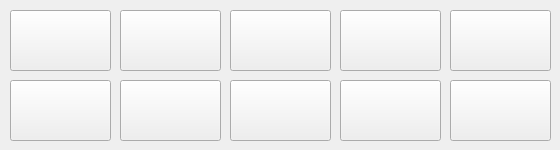
     <widget class="QWidget" name="tab7">
      <attribute name="title">
       <string>71-80</string>
      </attribute>
      <widget class="QPushButton" name="pushButton_71">
       <property name="geometry">
        <rect>
         <x>10</x>
         <y>10</y>
         <width>101</width>
         <height>61</height>
        </rect>
       </property>
       <property name="cursor">
        <cursorShape>ArrowCursor</cursorShape>
       </property>
       <property name="text">
        <string/>
       </property>
       <property name="icon">
        <iconset resource="../../icons.qrc">
         <normaloff>:/images/icons/process-stop.png</normaloff>:/images/icons/process-stop.png</iconset>
       </property>
       <property name="iconSize">
        <size>
         <width>36</width>
         <height>36</height>
        </size>
       </property>
      </widget>
      <widget class="QPushButton" name="pushButton_72">
       <property name="geometry">
        <rect>
         <x>120</x>
         <y>10</y>
         <width>101</width>
         <height>61</height>
        </rect>
       </property>
       <property name="cursor">
        <cursorShape>ArrowCursor</cursorShape>
       </property>
       <property name="text">
        <string/>
       </property>
       <property name="icon">
        <iconset resource="../../icons.qrc">
         <normaloff>:/images/icons/process-stop.png</normaloff>:/images/icons/process-stop.png</iconset>
       </property>
       <property name="iconSize">
        <size>
         <width>36</width>
         <height>36</height>
        </size>
       </property>
      </widget>
      <widget class="QPushButton" name="pushButton_73">
       <property name="geometry">
        <rect>
         <x>230</x>
         <y>10</y>
         <width>101</width>
         <height>61</height>
        </rect>
       </property>
       <property name="cursor">
        <cursorShape>ArrowCursor</cursorShape>
       </property>
       <property name="text">
        <string/>
       </property>
       <property name="icon">
        <iconset resource="../../icons.qrc">
         <normaloff>:/images/icons/process-stop.png</normaloff>:/images/icons/process-stop.png</iconset>
       </property>
       <property name="iconSize">
        <size>
         <width>36</width>
         <height>36</height>
        </size>
       </property>
      </widget>
      <widget class="QPushButton" name="pushButton_74">
       <property name="geometry">
        <rect>
         <x>340</x>
         <y>10</y>
         <width>101</width>
         <height>61</height>
        </rect>
       </property>
       <property name="cursor">
        <cursorShape>ArrowCursor</cursorShape>
       </property>
       <property name="text">
        <string/>
       </property>
       <property name="icon">
        <iconset resource="../../icons.qrc">
         <normaloff>:/images/icons/process-stop.png</normaloff>:/images/icons/process-stop.png</iconset>
       </property>
       <property name="iconSize">
        <size>
         <width>36</width>
         <height>36</height>
        </size>
       </property>
      </widget>
      <widget class="QPushButton" name="pushButton_75">
       <property name="geometry">
        <rect>
         <x>450</x>
         <y>10</y>
         <width>101</width>
         <height>61</height>
        </rect>
       </property>
       <property name="cursor">
        <cursorShape>ArrowCursor</cursorShape>
       </property>
       <property name="text">
        <string/>
       </property>
       <property name="icon">
        <iconset resource="../../icons.qrc">
         <normaloff>:/images/icons/process-stop.png</normaloff>:/images/icons/process-stop.png</iconset>
       </property>
       <property name="iconSize">
        <size>
         <width>36</width>
         <height>36</height>
        </size>
       </property>
      </widget>
      <widget class="QPushButton" name="pushButton_76">
       <property name="geometry">
        <rect>
         <x>10</x>
         <y>80</y>
         <width>101</width>
         <height>61</height>
        </rect>
       </property>
       <property name="cursor">
        <cursorShape>ArrowCursor</cursorShape>
       </property>
       <property name="text">
        <string/>
       </property>
       <property name="icon">
        <iconset resource="../../icons.qrc">
         <normaloff>:/images/icons/process-stop.png</normaloff>:/images/icons/process-stop.png</iconset>
       </property>
       <property name="iconSize">
        <size>
         <width>36</width>
         <height>36</height>
        </size>
       </property>
      </widget>
      <widget class="QPushButton" name="pushButton_77">
       <property name="geometry">
        <rect>
         <x>120</x>
         <y>80</y>
         <width>101</width>
         <height>61</height>
        </rect>
       </property>
       <property name="cursor">
        <cursorShape>ArrowCursor</cursorShape>
       </property>
       <property name="text">
        <string/>
       </property>
       <property name="icon">
        <iconset resource="../../icons.qrc">
         <normaloff>:/images/icons/process-stop.png</normaloff>:/images/icons/process-stop.png</iconset>
       </property>
       <property name="iconSize">
        <size>
         <width>36</width>
         <height>36</height>
        </size>
       </property>
      </widget>
      <widget class="QPushButton" name="pushButton_78">
       <property name="geometry">
        <rect>
         <x>230</x>
         <y>80</y>
         <width>101</width>
         <height>61</height>
        </rect>
       </property>
       <property name="cursor">
        <cursorShape>ArrowCursor</cursorShape>
       </property>
       <property name="text">
        <string/>
       </property>
       <property name="icon">
        <iconset resource="../../icons.qrc">
         <normaloff>:/images/icons/process-stop.png</normaloff>:/images/icons/process-stop.png</iconset>
       </property>
       <property name="iconSize">
        <size>
         <width>36</width>
         <height>36</height>
        </size>
       </property>
      </widget>
      <widget class="QPushButton" name="pushButton_79">
       <property name="geometry">
        <rect>
         <x>340</x>
         <y>80</y>
         <width>101</width>
         <height>61</height>
        </rect>
       </property>
       <property name="cursor">
        <cursorShape>ArrowCursor</cursorShape>
       </property>
       <property name="text">
        <string/>
       </property>
       <property name="icon">
        <iconset resource="../../icons.qrc">
         <normaloff>:/images/icons/process-stop.png</normaloff>:/images/icons/process-stop.png</iconset>
       </property>
       <property name="iconSize">
        <size>
         <width>36</width>
         <height>36</height>
        </size>
       </property>
      </widget>
      <widget class="QPushButton" name="pushButton_80">
       <property name="geometry">
        <rect>
         <x>450</x>
         <y>80</y>
         <width>101</width>
         <height>61</height>
        </rect>
       </property>
       <property name="cursor">
        <cursorShape>ArrowCursor</cursorShape>
       </property>
       <property name="text">
        <string/>
       </property>
       <property name="icon">
        <iconset resource="../../icons.qrc">
         <normaloff>:/images/icons/process-stop.png</normaloff>:/images/icons/process-stop.png</iconset>
       </property>
       <property name="iconSize">
        <size>
         <width>36</width>
         <height>36</height>
        </size>
       </property>
      </widget>
     </widget>
